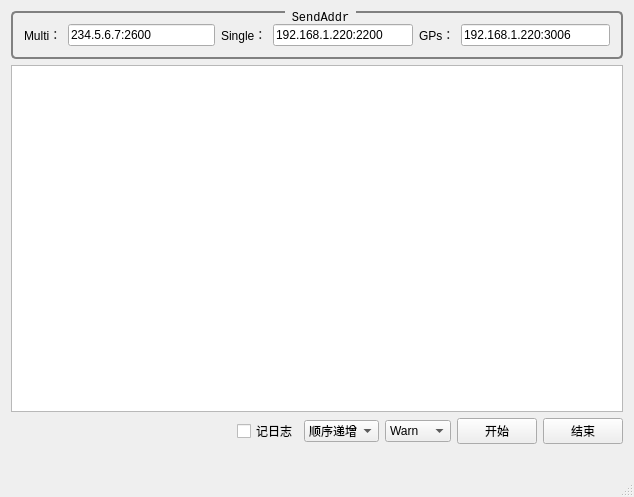
<?xml version="1.0" encoding="UTF-8"?>
<ui version="4.0">
 <class>UDPSendByQtClass</class>
 <widget class="QMainWindow" name="UDPSendByQtClass">
  <property name="geometry">
   <rect>
    <x>0</x>
    <y>0</y>
    <width>634</width>
    <height>497</height>
   </rect>
  </property>
  <property name="windowTitle">
   <string>UDPSendByQt</string>
  </property>
  <widget class="QWidget" name="centralWidget">
   <layout class="QGridLayout" name="gridLayout">
    <item row="2" column="4">
     <widget class="QComboBox" name="comboBox">
      <property name="currentIndex">
       <number>1</number>
      </property>
      <item>
       <property name="text">
        <string>Debug</string>
       </property>
      </item>
      <item>
       <property name="text">
        <string>Warn</string>
       </property>
      </item>
      <item>
       <property name="text">
        <string>Fatal</string>
       </property>
      </item>
      <item>
       <property name="text">
        <string>Info</string>
       </property>
      </item>
     </widget>
    </item>
    <item row="0" column="0" colspan="7">
     <widget class="QGroupBox" name="groupBox">
      <property name="font">
       <font>
        <family>Consolas</family>
        <pointsize>9</pointsize>
       </font>
      </property>
      <property name="styleSheet">
       <string notr="true">
  QGroupBox {
      background-color: qlineargradient(x1: 0, y1: 0, x2: 0, y2: 1,
                                        stop: 0 #E0E0E0, stop: 1 #FFFFFF);
      border: 2px solid gray;
      border-radius: 5px;
      margin-top: 1ex; /* leave space at the top for the title */
  }

  QGroupBox::title {
      subcontrol-origin: margin;
      subcontrol-position: top center; /* position at the top center */
      padding: 0 3px;
      background-color: qlineargradient(x1: 0, y1: 0, x2: 0, y2: 1,
                                        stop: 0 darkBlue, stop: 1 #FFFFFF);
  }</string>
      </property>
      <property name="title">
       <string>SendAddr</string>
      </property>
      <property name="flat">
       <bool>false</bool>
      </property>
      <layout class="QHBoxLayout" name="hlay_group">
       <item>
        <layout class="QHBoxLayout" name="hlay_mutil">
         <item>
          <widget class="QLabel" name="label">
           <property name="text">
            <string>Multi：</string>
           </property>
          </widget>
         </item>
         <item>
          <widget class="QLineEdit" name="addr_Muti">
           <property name="text">
            <string>234.5.6.7:2600</string>
           </property>
          </widget>
         </item>
        </layout>
       </item>
       <item>
        <layout class="QHBoxLayout" name="hlay_single">
         <item>
          <widget class="QLabel" name="label_2">
           <property name="text">
            <string>Single：</string>
           </property>
          </widget>
         </item>
         <item>
          <widget class="QLineEdit" name="Addr_Single">
           <property name="text">
            <string>192.168.1.220:2200</string>
           </property>
          </widget>
         </item>
        </layout>
       </item>
       <item>
        <layout class="QHBoxLayout" name="hlay_gps">
         <item>
          <widget class="QLabel" name="label_3">
           <property name="text">
            <string>GPs：</string>
           </property>
          </widget>
         </item>
         <item>
          <widget class="QLineEdit" name="Addr_Gps">
           <property name="text">
            <string>192.168.1.220:3006</string>
           </property>
          </widget>
         </item>
        </layout>
       </item>
      </layout>
     </widget>
    </item>
    <item row="2" column="5">
     <widget class="QPushButton" name="btn_start">
      <property name="text">
       <string>开始</string>
      </property>
     </widget>
    </item>
    <item row="1" column="0" colspan="7">
     <widget class="QTextEdit" name="textEdit"/>
    </item>
    <item row="2" column="0">
     <spacer name="horizontalSpacer">
      <property name="orientation">
       <enum>Qt::Horizontal</enum>
      </property>
      <property name="sizeHint" stdset="0">
       <size>
        <width>389</width>
        <height>20</height>
       </size>
      </property>
     </spacer>
    </item>
    <item row="2" column="6">
     <widget class="QPushButton" name="btn_stop">
      <property name="text">
       <string>结束</string>
      </property>
     </widget>
    </item>
    <item row="4" column="0" colspan="5">
     <widget class="QLabel" name="scrollCaptionLabel">
      <property name="autoFillBackground">
       <bool>true</bool>
      </property>
      <property name="styleSheet">
       <string notr="true">font: 75 12pt &quot;Consolas&quot;;
text-decoration: underline;
</string>
      </property>
      <property name="text">
       <string/>
      </property>
     </widget>
    </item>
    <item row="2" column="2" colspan="2">
     <widget class="QComboBox" name="cmb_data">
      <property name="sizePolicy">
       <sizepolicy hsizetype="Preferred" vsizetype="Fixed">
        <horstretch>0</horstretch>
        <verstretch>0</verstretch>
       </sizepolicy>
      </property>
      <property name="minimumSize">
       <size>
        <width>75</width>
        <height>0</height>
       </size>
      </property>
      <item>
       <property name="text">
        <string>顺序递增</string>
       </property>
      </item>
      <item>
       <property name="text">
        <string>随机值</string>
       </property>
      </item>
     </widget>
    </item>
    <item row="2" column="1">
     <widget class="QCheckBox" name="checkBox_log">
      <property name="text">
       <string>记日志</string>
      </property>
     </widget>
    </item>
   </layout>
  </widget>
  <widget class="QMenuBar" name="menuBar">
   <property name="geometry">
    <rect>
     <x>0</x>
     <y>0</y>
     <width>634</width>
     <height>23</height>
    </rect>
   </property>
  </widget>
  <widget class="QStatusBar" name="statusBar"/>
 </widget>
 <layoutdefault spacing="6" margin="11"/>
 <resources>
  <include location="udpsendbyqt.qrc"/>
 </resources>
 <connections/>
</ui>
